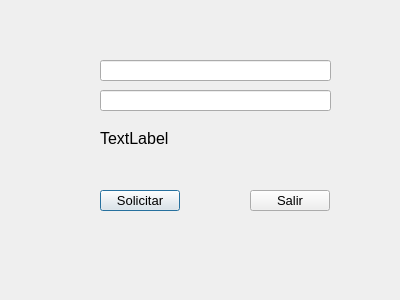
<?xml version="1.0" encoding="UTF-8"?>
<ui version="4.0">
 <class>TcpClient</class>
 <widget class="QDialog" name="TcpClient">
  <property name="geometry">
   <rect>
    <x>0</x>
    <y>0</y>
    <width>400</width>
    <height>300</height>
   </rect>
  </property>
  <property name="windowTitle">
   <string>TcpClient</string>
  </property>
  <widget class="QPushButton" name="btn_request">
   <property name="geometry">
    <rect>
     <x>100</x>
     <y>190</y>
     <width>80</width>
     <height>21</height>
    </rect>
   </property>
   <property name="font">
    <font>
     <pointsize>10</pointsize>
    </font>
   </property>
   <property name="text">
    <string>Solicitar</string>
   </property>
  </widget>
  <widget class="QPushButton" name="btn_close">
   <property name="geometry">
    <rect>
     <x>250</x>
     <y>190</y>
     <width>80</width>
     <height>21</height>
    </rect>
   </property>
   <property name="font">
    <font>
     <pointsize>10</pointsize>
    </font>
   </property>
   <property name="text">
    <string>Salir</string>
   </property>
  </widget>
  <widget class="QLabel" name="lbl_message">
   <property name="geometry">
    <rect>
     <x>100</x>
     <y>130</y>
     <width>231</width>
     <height>16</height>
    </rect>
   </property>
   <property name="font">
    <font>
     <pointsize>12</pointsize>
    </font>
   </property>
   <property name="text">
    <string>TextLabel</string>
   </property>
  </widget>
  <widget class="QLineEdit" name="le_ip">
   <property name="geometry">
    <rect>
     <x>100</x>
     <y>60</y>
     <width>231</width>
     <height>21</height>
    </rect>
   </property>
   <property name="font">
    <font>
     <pointsize>12</pointsize>
    </font>
   </property>
  </widget>
  <widget class="QLineEdit" name="le_port">
   <property name="geometry">
    <rect>
     <x>100</x>
     <y>90</y>
     <width>231</width>
     <height>21</height>
    </rect>
   </property>
   <property name="font">
    <font>
     <pointsize>12</pointsize>
    </font>
   </property>
  </widget>
 </widget>
 <resources/>
 <connections/>
</ui>
